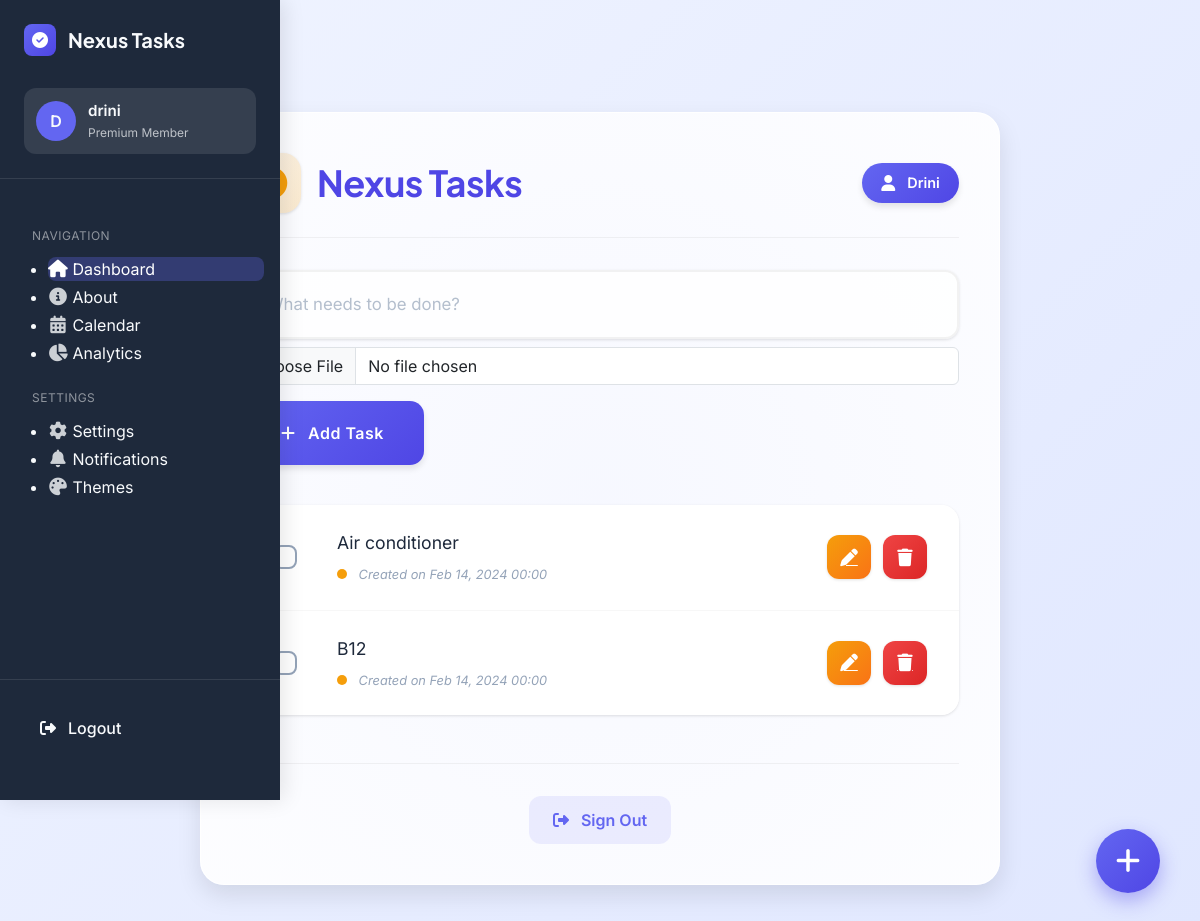
The app's page / (signed in) with its own data.
### task/models.py (models this page shows, shortened)
class Task(models.Model):
    title = models.CharField(max_length=255)
    complete = models.BooleanField(default=False)
    created = models.DateTimeField(auto_now_add=True, null=True, blank=True)
    user = models.ForeignKey(User, on_delete=models.CASCADE, null=True, blank=True)
    image = models.ImageField(upload_to='task/images', null=True, blank=True)

### task/views.py (the view, shortened to what this page needs)
# urls.py: path('', views.index, name="list"),
def index(request):
    if request.user.is_authenticated:
        tasks = Task.objects.filter(user=request.user).order_by('-created')
    else:
        tasks = Task.objects.none()
    form = TaskForm()
    context = {'tasks': tasks, 'form': form}
    return render(request, 'task/list.html', context)

### task/forms.py
class TaskForm(forms.ModelForm):
    class Meta:
        model = Task
        fields = ['title',  'complete', 'image']

### task/templates/task/list.html (shortened to what this page needs)
<!DOCTYPE html>
{% include "navbar.html" %}
<html lang="en">
<head>
    <link href="https://cdn.jsdelivr.net/npm/bootstrap@5.3.2/dist/css/bootstrap.min.css" rel="stylesheet">
    <link rel="stylesheet" href="https://cdnjs.cloudflare.com/ajax/libs/animate.css/4.1.1/animate.min.css"/>
    <link rel="stylesheet" href="https://cdnjs.cloudflare.com/ajax/libs/font-awesome/6.4.2/css/all.min.css">
</head>
<body>
    <div class="app-container animate__animated animate__fadeIn">
        <div class="app-header">
            <h1 class="app-title">
                Nexus Tasks
            </h1>
            {% if request.user.is_authenticated %}
                <div class="user-badge animate__animated animate__fadeInRight">
                    <i class="fas fa-user"></i>
                    {{ request.user.username|capfirst }}
                </div>
            {% endif %}
        </div>
     <form method="POST" action="" class="task-form" enctype="multipart/form-data">
    {% if request.user.is_authenticated %}
        <div class="input-group mb-2">
            <input type="text"
                   name="title"
                   class="form-control task-input"
                   placeholder="What needs to be done?"
                   aria-label="Task input"
                   required>
        </div>
        <div class="input-group mb-3">
            <input type="file"
                   name="image"
                   class="form-control"
                   accept="image/*"
                   aria-label="Task image (optional)">
        </div>
        <button type="submit" class="btn btn-primary add-btn" name="Create Task">
            <i class="fas fa-plus me-2"></i> Add Task
        </button>
    {% endif %}
</form>
        <div class="task-list">
            {% if tasks %}
                {% for task in tasks %}
                    <div class="task-item" style="animation-delay: {{ forloop.counter0|add:"1" }}00ms">
                        <input type="checkbox" class="task-checkbox" {% if task.complete %}checked{% endif %} disabled>
                        <div class="task-content {% if task.complete %}task-complete{% endif %}">
                            {{ task.title }}
                            <span class="task-meta">
                                <span class="status-indicator {% if task.complete %}status-active{% else %}status-pending{% endif %}"></span>
                                Created on {{ task.created|date:"M d, Y H:i" }}
                            </span>
                        </div>
                        {% if request.user.is_authenticated %}
                        <div class="task-actions">
                            <a href="{% url 'update_task' task.id %}" class="task-btn edit-btn" title="Edit task">
                                <i class="fas fa-pen"></i>
                            </a>
                            <a href="{% url 'delete' task.id %}" class="task-btn delete-btn" title="Delete task">
                                <i class="fas fa-trash"></i>
                            </a>
                        </div>
                        {% endif %}
                    </div>
                {% endfor %}
            {% endif %}
        </div>
        <div class="auth-section">
            {% if request.user.is_authenticated %}
                <a href="{% url 'logout' %}" class="auth-link">
                    <i class="fas fa-sign-out-alt"></i>
                    Sign Out
                </a>
            {% else %}
                <a href="{% url 'login' %}" class="auth-link">
                    <i class="fas fa-sign-in-alt"></i>
                    Sign In
                </a>
            {% endif %}
        </div>
    </div>
    {% if request.user.is_authenticated %}
    <button class="fab animate__animated animate__bounceInUp" onclick="document.querySelector('.task-input').focus()" aria-label="Add new task">
        <i class="fas fa-plus"></i>
    </button>
    {% endif %}
</body>
</html>

### templates/navbar.html (shortened to what this page needs)
<!DOCTYPE html>
<html lang="en">
<head>
    <link rel="stylesheet" href="https://cdnjs.cloudflare.com/ajax/libs/font-awesome/6.4.2/css/all.min.css">
</head>
<body>
    <nav class="sidebar" id="sidebar">
        <div class="sidebar-header">
            <a href="{% url 'list' %}" class="app-logo">
                <div class="app-icon">
                    <i class="fas fa-check-circle"></i>
                </div>
                <div class="app-name">Nexus Tasks</div>
            </a>
            {% if request.user.is_authenticated %}
            <div class="user-info">
                <div class="user-avatar">
                    {{ request.user.username|slice:":1"|upper }}
                </div>
                <div class="user-details">
                    <div class="user-name">{{ request.user.username }}</div>
                    <div class="user-status">Premium Member</div>
                </div>
            </div>
            {% endif %}
        </div>
        <div class="nav-menu">
            <div class="nav-title">Navigation</div>
            <ul>
                <li class="nav-item">
                    <a href="{% url 'list' %}" class="nav-link {% if request.path == '/list/' %}active{% endif %}">
                        <i class="fas fa-home"></i>
                        <span>Dashboard</span>
                    </a>
                </li>
                <li class="nav-item">
                    <a href="{% url 'about' %}" class="nav-link {% if request.path == '/about/' %}active{% endif %}">
                        <i class="fas fa-info-circle"></i>
                        <span>About</span>
                    </a>
                </li>
                <li class="nav-item">
                    <a href="#" class="nav-link {% if request.path == '/calendar/' %}active{% endif %}">
                        <i class="fas fa-calendar-alt"></i>
                        <span>Calendar</span>
                    </a>
                </li>
                <li class="nav-item">
                    <a href="#" class="nav-link">
                        <i class="fas fa-chart-pie"></i>
                        <span>Analytics</span>
                    </a>
                </li>
            </ul>
            <div class="nav-title">Settings</div>
            <ul>
                <li class="nav-item">
                    <a href="#" class="nav-link">
                        <i class="fas fa-cog"></i>
                        <span>Settings</span>
                    </a>
                </li>
                <li class="nav-item">
                    <a href="#" class="nav-link">
                        <i class="fas fa-bell"></i>
                        <span>Notifications</span>
                    </a>
                </li>
                <li class="nav-item">
                    <a href="#" class="nav-link">
                        <i class="fas fa-palette"></i>
                        <span>Themes</span>
                    </a>
                </li>
            </ul>
        </div>
        <div class="sidebar-footer">
            {% if request.user.is_authenticated %}
                <button class="logout-btn" onclick="window.location.href='{% url 'logout' %}'">
                    <i class="fas fa-sign-out-alt"></i>
                    <span>Logout</span>
                </button>
            {% else %}
                <button class="logout-btn" onclick="window.location.href='{% url 'login' %}'">
                    <i class="fas fa-sign-in-alt"></i>
                    <span>Login</span>
                </button>
            {% endif %}
        </div>
    </nav>
    <div class="main-content" id="mainContent">
    </div>
</body>
</html>

### templates/navbar.html (style rules this page uses)
:root { --sidebar-bg: #1e293b; --sidebar-accent: #6366f1; --sidebar-text: #f8fafc; --sidebar-hover: rgba(99, 102, 241, 0.15); --sidebar-active: rgba(99, 102, 241, 0.3); --sidebar-divider: rgba(255, 255, 255, 0.1); --user-bg: rgba(255, 255, 255, 0.1); --mobile-breakpoint: 768px; }
* { margin: 0; padding: 0; box-sizing: border-box; }
body { font-family: 'Inter', sans-serif; background-color: #f8fafc; transition: margin-left 0.3s ease; }
.sidebar { width: 280px; height: 100vh; position: fixed; top: 0; left: 0; background: var(--sidebar-bg); color: var(--sidebar-text); padding: 1.5rem 0; display: flex; flex-direction: column; z-index: 1000; box-shadow: 4px 0 20px rgba(0, 0, 0, 0.1); transition: transform 0.3s ease; overflow-y: auto; }
.sidebar-header { padding: 0 1.5rem 1.5rem; border-bottom: 1px solid var(--sidebar-divider); margin-bottom: 1.5rem; }
.app-logo { display: flex; align-items: center; gap: 0.75rem; margin-bottom: 2rem; text-decoration: none; color: inherit; }
.app-icon { width: 32px; height: 32px; background: linear-gradient(135deg, var(--sidebar-accent) 0%, #4f46e5 100%); border-radius: 8px; display: flex; align-items: center; justify-content: center; }
.app-icon i { color: white; font-size: 1rem; }
.app-name { font-family: 'Plus Jakarta Sans', sans-serif; font-weight: 700; font-size: 1.25rem; transition: opacity 0.3s; }
.user-info { display: flex; align-items: center; gap: 0.75rem; padding: 0.75rem; background: var(--user-bg); border-radius: 12px; margin-top: 1rem; }
.user-avatar { width: 40px; height: 40px; border-radius: 50%; background: var(--sidebar-accent); display: flex; align-items: center; justify-content: center; font-weight: 600; }
.user-details { flex: 1; }
.user-name { font-weight: 600; font-size: 0.95rem; margin-bottom: 0.1rem; }
.user-status { font-size: 0.75rem; color: var(--sidebar-text); opacity: 0.7; }
.nav-menu { flex: 1; overflow-y: auto; padding: 0 1rem; }
.nav-title { font-size: 0.75rem; text-transform: uppercase; letter-spacing: 0.5px; color: rgba(255, 255, 255, 0.5); margin: 1.5rem 0 0.75rem 1rem; }
.nav-item { margin-bottom: 0.25rem; }
.nav-link { display: flex; align-items: center; gap: 0.75rem; padding: 0.75rem 1rem; border-radius: 8px; color: var(--sidebar-text); text-decoration: none; font-weight: 500; transition: all 0.2s ease; }
.nav-link i { width: 20px; text-align: center; font-size: 1.1rem; opacity: 0.8; }
.nav-link.active { background: var(--sidebar-active); color: white; }
.nav-link.active i { opacity: 1; }
.sidebar-footer { padding: 1.5rem; border-top: 1px solid var(--sidebar-divider); }
.logout-btn { display: flex; align-items: center; gap: 0.75rem; width: 100%; padding: 0.75rem 1rem; border-radius: 8px; background: transparent; border: none; color: var(--sidebar-text); font-weight: 500; cursor: pointer; transition: all 0.2s ease; }
.main-content { margin-left: 280px; padding: 2rem; transition: margin-left 0.3s ease; }

### records on screen
Task: title "Air conditioner", created "Feb 14, 2024 00:00"
Task: title "B12", created "Feb 14, 2024 00:00"

### other values on screen
{{ request.user.username|slice:":1"|upper }} "D"
{{ request.user.username }} "drini"
{{ request.user.username|capfirst }} "Drini"
